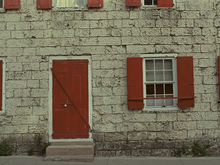
%> input picture Project2_imageEnhancement/TID/reference_images/I01.BMP, 220 x 165 px, shrunk from 512 x 384 before the run; its folder holds only this picture in this run
$ octave compareTwoImplementations.m   (GNU Octave 9; MATLAB toolbox functions it lacks are replaced by stand-ins)
%> lines starting %> are read from the running program, lines starting %| are printed output that depends on the picture
for i=1:1 %25 different images
    name = sprintf('I%s',goodCount(i));
    Iref = imread(sprintf('TID/reference_images/%s.BMP',name));
%> Iref is the input picture: size 165x220x3 uint8; mean R, G, B 118.1, 109.1, 88.4
    Iref = rgb2gray(Iref);
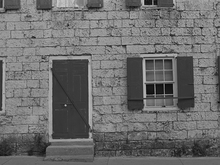
%> Iref: size 165x220 uint8; min 1, max 204, mean 109.4
    Icurrent = imnoise(Iref,'salt & pepper', 0.02);
    test(Iref, Icurrent);
end

function [metric] = test(Iref, I)
%     IMAGE ENHANCEMENT
    %J1 = medfilt2(I, [4 2]);%full neighborhood
    nhood = [1 1 1 ;...
            1 1 1 ;...
            1 1 1];
    J1 = ReferenceMedianFiltering(I, nhood); %full neighborhood
%> in ReferenceMedianFiltering, `FI = ordfilt2(I,ceil(nnz(w)/2),w);`:
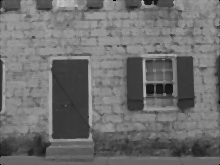
%> FI: size 165x220 uint8; min 0, max 196, mean 110.1
    J1b = MyMedianFiltering(I,nhood);
%> in MyMedianFiltering, `FI(I,J)=0;`: FI: size 165x220 double; every value is 0
%> after the loop in MyMedianFiltering, `for i=1:I`: a = [102 103 103 103 255 255 255 255 255]
    nhood = [1 0 1 ;...
            0 1 0 ;...
            1 0 1];
    J2 = ReferenceMedianFiltering(I, nhood); %X-shaped neighborhood
    J2b = MyMedianFiltering(I,nhood);
    nhood = [0 1 0;...
            1 1 1;...
            0 1 0];
    J3 = ReferenceMedianFiltering(I, nhood); %cross-shaped neighborhood
%> call 3 of ReferenceMedianFiltering, with w = [0 1 0; 1 1 1; 0 1 0]
%> in ReferenceMedianFiltering (call 3), `FI = ordfilt2(I,ceil(nnz(w)/2),w);`:
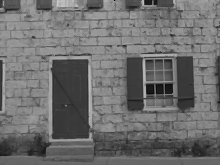
%> FI: size 165x220 uint8; min 0, max 201, mean 109.8
    J3b = MyMedianFiltering(I,nhood);
    nhood = [1 1 1 1 ;...
            1 1 1 1];
    J4 = ReferenceMedianFiltering(I, nhood); %4*2 full neighborhood
%> call 4 of ReferenceMedianFiltering, with w = [1 1 1 1; 1 1 1 1]
%> in ReferenceMedianFiltering (call 4), `FI = ordfilt2(I,ceil(nnz(w)/2),w);`:
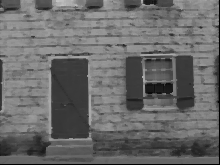
%> FI: size 165x220 uint8; min 0, max 195, mean 105.3
    J4b = MyMedianFiltering(I,nhood);

%     COMPARING
    metric(1) = immse(I, Iref);

    metric(2) = immse(J1, Iref);
    metric(3) = immse(J1b, Iref);

    metric(3) = immse(J2, Iref);
    metric(4) = immse(J2b, Iref);

    metric(4) = immse(J3, Iref);
    metric(5) = immse(J3b, Iref);

    metric(6) = immse(J4, Iref);
    metric(7) = immse(J4b, Iref);

%     SHOWING RESULTS
    figure
	imshowpair(Iref,I,'montage')
    title(sprintf('ImRef, AlteredImage(MSE = %f)',metric(1)));
    figure
	imshowpair(J1, J1b,'montage')
    title(sprintf('MediumFilteredImage FullWindow existingAlgo: MSE = %f, myAlgo: MSE= %f',metric(2), metric(3)));
    figure
	imshowpair(J2, J2b,'montage')
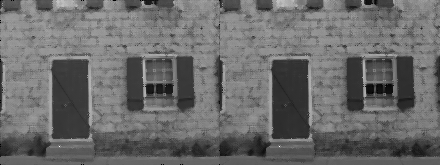
%> displayed picture: size 165x440, on the screen's scale of 0 to 255; min 0, max 255, mean 106.6
    title(sprintf('MediumFilteredImage X window existingAlgo: MSE = %f, myAlgo: MSE= %f',metric(3), metric(4)));
    figure
	imshowpair(J3, J3b,'montage')
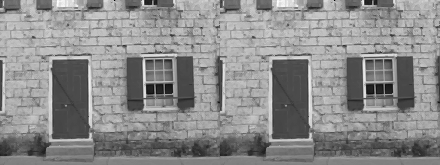
%> displayed picture: size 165x440, on the screen's scale of 0 to 255; min 0, max 255, mean 139.3
    title(sprintf('MediumFilteredImage + window existingAlgo: MSE = %f, myAlgo: MSE= %f',metric(4), metric(5)));
    figure
	imshowpair(J4, J4b,'montage')
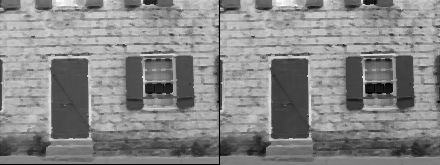
%> displayed picture: size 165x440, on the screen's scale of 0 to 255; min 0, max 255, mean 135
    title(sprintf('MediumFilteredImage 4x2 full existingAlgo: MSE = %f, myAlgo: MSE= %f',metric(6), metric(7)));
end

function [FI] = ReferenceMedianFiltering(I, w)
    FI = ordfilt2(I,ceil(nnz(w)/2),w);
end

function [FI] = MyMedianFiltering(Image, w)
    %My implementation of median filtering
    s = size(Image);
    I=s(1);
    J=s(2);
    w_size = size(w);
    w_height = w_size(1);
    w_width = w_size(2);
    FI(I,J)=0;
    FI=uint8(FI);

    for i=1:I
        for j=1:J
            FI(i,j)=0;
            a=[255 255 255 255 255 255 255 255 255];
            size_a=0;
%             fprintf('i:%f    j:%f\n',i,j);
            for k=1:w_height
                for l=1:w_width
                    if w(k,l)==1 && i-ceil(w_height/2)+k>0 && i-ceil(w_height/2)+k<=I && j-ceil(w_width/2)+l>0 && j-ceil(w_width/2)+l<=J
%                         fprintf('k:%f   l:%f   valueOf I: %f\n', k,l, Image(i-2+k, j-2+l));
                        a(size_a+1) = Image(i-ceil(w_height/2)+k, j-ceil(w_width/2)+l);
                        size_a = size_a+1;
                    end
                end
            end
%             fprintf('I: %f     J: %f      indiceA: %f\n', i, j, ceil(size_a/2));
            a = sort(a);
%             display(a);
            FI(i,j) = round(a(ceil(size_a/2)));
%             fprintf('median: %f  %f       coordonates  i: %f           j:%f\n\n', FI(i,j),a(1),i, j);
        end
    end
end

function [s] = goodCount(n)
	if n<10
        s=sprintf("0%d",n);
    else
        s=sprintf("%d",n);
	end
end
